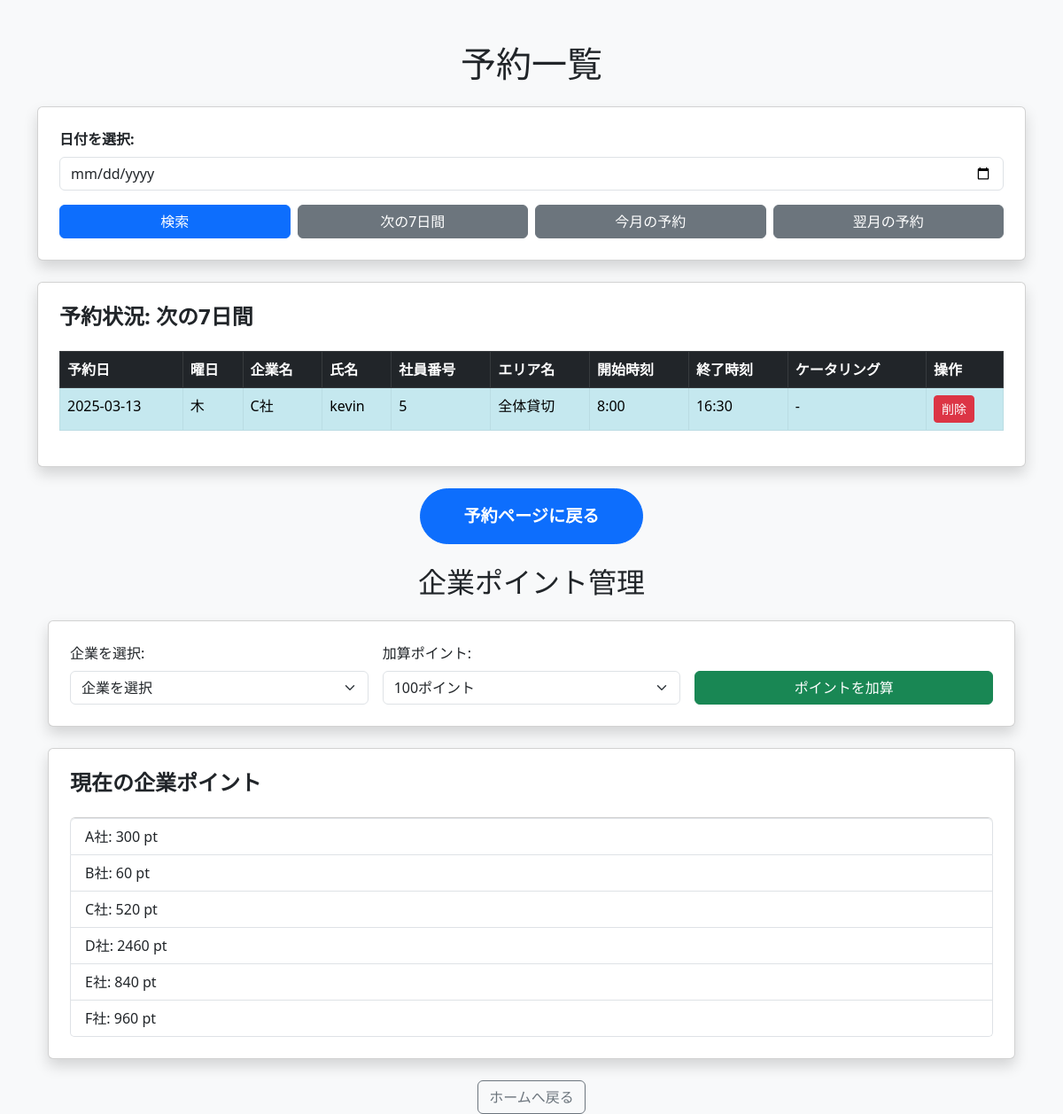
Screenshot of /reservations_list?range=7days with the database file from the repository.
### app.py (models this page shows, shortened)
class Reservation(db.Model):
    id = db.Column(db.Integer, primary_key=True)
    company = db.Column(db.String(50), nullable=False)    # 企業名
    name = db.Column(db.String(100), nullable=False)        # 氏名
    employee_id = db.Column(db.String(20), nullable=False)    # 社員番号
    area = db.Column(db.String(100), nullable=False)          # 予約エリア（複数選択可）
    date = db.Column(db.Date, nullable=False)                 # 日付型
    start_time = db.Column(db.String(5), nullable=False)
    end_time = db.Column(db.String(5), nullable=False)
    catering_course = db.Column(db.String(10), nullable=True)   # "1000" または "2000"、利用しない場合は None
    catering_people = db.Column(db.Integer, nullable=True)      # 参加人数（2～20）
    beer_count = db.Column(db.Integer, nullable=True)
    wine_sparkling = db.Column(db.Integer, nullable=True)
    wine_white = db.Column(db.Integer, nullable=True)
    wine_red = db.Column(db.Integer, nullable=True)
    created_at = db.Column(db.DateTime, default=datetime.utcnow)

class CompanyPoints(db.Model):
    id = db.Column(db.Integer, primary_key=True)
    company = db.Column(db.String(50), unique=True, nullable=False)
    points = db.Column(db.Integer, default=1000)

### app.py (the view, shortened to what this page needs)
@app.route('/reservations_list', methods=['GET'])
def reservations_list():
    date_param = request.args.get('date')
    range_type = request.args.get('range')
    reservations = []
    selected_date = None
    today = datetime.today().date()
    if range_type == "7days":
        end_date = today + timedelta(days=7)
        reservations = Reservation.query.filter(
            and_(Reservation.date >= today, Reservation.date <= end_date)
        ).order_by(Reservation.date, Reservation.start_time).all()
    elif range_type == "month":
        end_date = (today.replace(day=1) + timedelta(days=31))
        reservations = Reservation.query.filter(
            and_(Reservation.date >= today, Reservation.date < end_date)
        ).order_by(Reservation.date, Reservation.start_time).all()
    companies = ['A社', 'B社', 'C社', 'D社', 'E社', 'F社']
    company_points = {company: fetch_company_points(company) for company in companies}
    return render_template(
        'reservations_list.html',
        reservations=reservations,
        selected_date=selected_date,
        range_type=range_type,
        company_points=company_points
    )

### app.py (called while the page is built)
def fetch_company_points(company_name):
    company_record = CompanyPoints.query.filter_by(company=company_name).first()
    return company_record.points if company_record else 0

### templates/reservations_list.html (shortened to what this page needs)
<!DOCTYPE html>
<html lang="ja">
<head>
  <link href="https://cdn.jsdelivr.net/npm/bootstrap@5.3.0/dist/css/bootstrap.min.css" rel="stylesheet">
  <link href="https://cdn.jsdelivr.net/npm/fullcalendar@6.1.8/main.min.css" rel="stylesheet">
</head>
<body class="bg-light">
  <div class="container mt-5">
    <h1 class="text-center mb-4">予約一覧</h1>
    <div class="card shadow p-4 mb-4">
      <form method="get" action="/reservations_list">
        <div class="mb-3">
          <label for="date" class="form-label fw-bold">日付を選択:</label>
          <input type="date" id="date" name="date" class="form-control" required>
        </div>
        <div class="d-flex gap-2">
          <button type="submit" class="btn btn-primary w-100">検索</button>
          <a href="/reservations_list?range=7days" class="btn btn-secondary w-100">次の7日間</a>
          <a href="/reservations_list?range=month" class="btn btn-secondary w-100">今月の予約</a>
          <a href="/reservations_list?range=next_month" class="btn btn-secondary w-100">翌月の予約</a>
        </div>
      </form>
    </div>
    <div class="card shadow p-4 mt-4">
      <h4 class="fw-bold">
        予約状況:
        {% if selected_date %}
          {{ selected_date }}
        {% else %}
          {% if range_type == "7days" %}
            次の7日間
          {% elif range_type == "month" %}
            今月の予約
          {% elif range_type == "next_month" %}
            翌月の予約
          {% else %}
            日付を選択してください
          {% endif %}
        {% endif %}
      </h4>
      {% if reservations %}
      <div class="table-responsive">
        <table class="table table-striped table-hover table-bordered mt-3">
          <thead class="table-dark">
            <tr>
              <th>予約日</th>
              <th>曜日</th>
              <th>企業名</th>
              <th>氏名</th>
              <th>社員番号</th>
              <th>エリア名</th>
              <th>開始時刻</th>
              <th>終了時刻</th>
              <th>ケータリング</th>
              <th>操作</th>
            </tr>
          </thead>
          <tbody>
            {% for reservation in reservations|sort(attribute='start_time')|sort(attribute='date') %}
            <tr class="{% if 'キヅキ' in reservation.area %}table-danger{% elif 'オチツキ' in reservation.area %}table-success{% elif 'シタシミ' in reservation.area %}table-primary{% elif 'ニギワイ' in reservation.area %}table-warning{% elif '全体貸切' in reservation.area %}table-info{% endif %}">
              <td>{{ reservation.date }}</td>
              <td>
                {% set weekday = reservation.date.strftime('%A') %}
                {{ weekday | replace('Monday', '月') | replace('Tuesday', '火') | replace('Wednesday', '水') | replace('Thursday', '木') | replace('Friday', '金') | replace('Saturday', '土') | replace('Sunday', '日') }}
              </td>
              <td>{{ reservation.company }}</td>
              <td>{{ reservation.name }}</td>
              <td>{{ reservation.employee_id }}</td>
              <td>{{ reservation.area if reservation.area else "未設定" }}</td>
              <td>{{ reservation.start_time }}</td>
              <td>{{ reservation.end_time }}</td>
              <td>
                {% if reservation.catering_course %}
                  ○ ({{ reservation.catering_course }}円コース × {{ reservation.catering_people }})<br>
                  ビール: {{ reservation.beer_count|default(0, true)|int }}本 ({{ reservation.beer_count|default(0, true)|int * 250 }}円)<br>
                  {% set sparkling = reservation.wine_sparkling|default(0, true)|int %}
                  {% set white = reservation.wine_white|default(0, true)|int %}
                  {% set red = reservation.wine_red|default(0, true)|int %}
                  {% set wine_total = sparkling + white + red %}
                  ワイン: スパークリング: {{ sparkling }}本, 白: {{ white }}本, 赤: {{ red }}本 ({{ wine_total * 2000 }}円)<br>
                  {% set catering_total = (reservation.catering_course|int * reservation.catering_people|int)
                      + (reservation.beer_count|default(0, true)|int * 250)
                      + (wine_total * 2000) %}
                  総額: {{ catering_total }}円
                {% else %}
                  -
                {% endif %}
              </td>
              <td>
                <form action="{{ url_for('delete_reservation', reservation_id=reservation.id) }}" method="post">
                  <button type="submit" class="btn btn-danger btn-sm" onclick="return confirm('本当に削除しますか？');">削除</button>
                </form>
              </td>
            </tr>
            {% endfor %}
          </tbody>
        </table>
      </div>
      {% else %}
        <p class="text-muted">この期間に予約はありません。</p>
      {% endif %}
    </div>
    <div class="text-center mt-4">
      <a href="/reserve" class="btn btn-primary rounded-pill px-5 py-3 fw-bold" style="font-size: 1.2rem;">
        予約ページに戻る
      </a>
    </div>
    <div class="container mt-4">
      <h2 class="text-center mb-4">企業ポイント管理</h2>
      <div class="card shadow p-4 mb-4">
        <form action="/add_points" method="post" class="row g-3">
          <div class="col-md-4">
            <label for="company" class="form-label">企業を選択:</label>
            <select name="company" id="company" class="form-select" required>
              <option value="">企業を選択</option>
            </select>
          </div>
          <div class="col-md-4">
            <label for="points" class="form-label">加算ポイント:</label>
            <select name="points" id="points" class="form-select" required>
              <option value="100">100ポイント</option>
            </select>
          </div>
          <div class="col-md-4 d-flex align-items-end">
            <button type="submit" class="btn btn-success w-100">ポイントを加算</button>
          </div>
        </form>
      </div>
      <div class="card shadow p-4">
        <h4 class="fw-bold">現在の企業ポイント</h4>
        <ul id="company_points_list" class="list-group mt-3">
          {% for company, points in company_points.items() %}
            <li class="list-group-item">{{ company }}: {{ points }} pt</li>
          {% endfor %}
        </ul>
      </div>
    </div>
    <div class="text-center mt-4">
      <a href="/reserve" class="btn btn-outline-secondary">ホームへ戻る</a>
    </div>
  </div>
</body>
</html>

### templates/reservations_list.html (style rules this page uses)
body { background-color: #e6f2e6; }

### rows the page displays
Reservation: date "2025-03-13", weekday "木", company "C社", name "kevin", employee_id "5", area "全体貸切", start_time "8:00", end_time "16:30"
CompanyPoints: company "A社", points "300"
CompanyPoints: company "C社", points "520"
CompanyPoints: company "D社", points "2460"
CompanyPoints: company "E社", points "840"
CompanyPoints: company "F社", points "960"

### other values shown
{{ company }} "B社"
{{ points }} "60"
